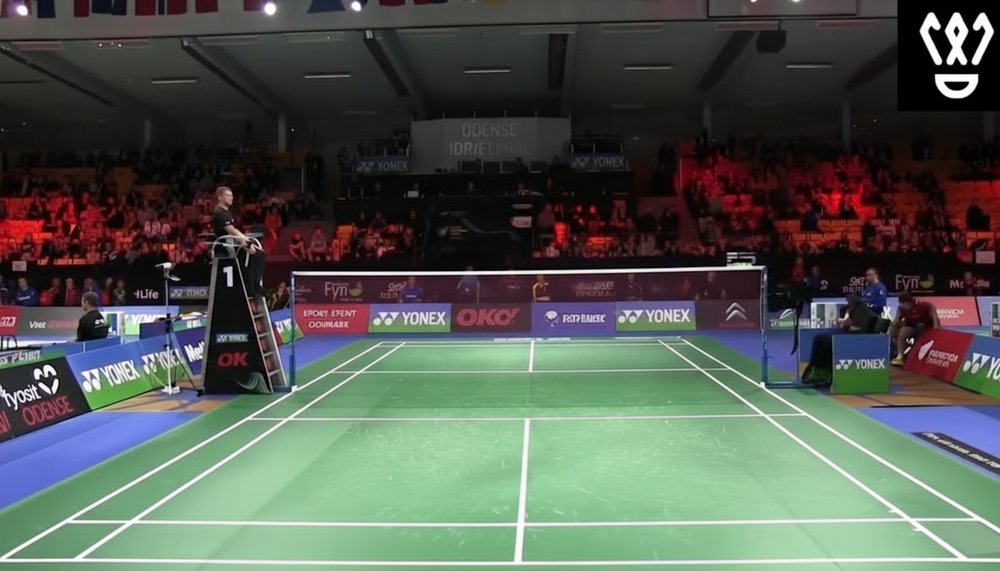
#> input picture stage0_1_linepixel_mask/bmt_fullcourt_preload.png, 1000 x 571 px, shrunk from 1344 x 768 before the run; its folder holds only this picture in this run
$ python get_linemask.py --input bmt_fullcourt_preload.png --out_root results
#> lines starting #> are read from the running program, lines starting #| are printed output that depends on the picture; after the words box and inside, x2 and y2 are one past the last pixel; in counts of white or black regions, pixels touching at a corner belong together
#> in main, bgr is the input picture: shape (571, 1000, 3); mean B, G, R 82.3, 90.5, 83
import argparse
import datetime
import uuid
from pathlib import Path
import zipfile

import cv2
import numpy as np


def make_out_dir(root: str = "results") -> Path:
    """
    Create a unique output directory per run to avoid overwriting.
    Example: results/20251228_153012_a1b2c3/
    """
    run_id = datetime.datetime.now().strftime("%Y%m%d_%H%M%S") + "_" + uuid.uuid4().hex[:6]
    out_dir = Path.cwd() / root / run_id
    out_dir.mkdir(parents=True, exist_ok=False)
    return out_dir


def save_png(out_dir: Path, name: str, img: np.ndarray) -> Path:
    path = out_dir / f"{name}.png"
    cv2.imwrite(str(path), img)
    return path


def _ensure_odd_positive(x: int, minimum: int = 1) -> int:
    x = max(int(x), int(minimum))
    if x % 2 == 0:
        x += 1
    return x


def extract_white_line_mask(
    bgr: np.ndarray,
    s_th: int = 70,
    v_th: int = 160,
    k_tophat_min: int = 15,
    k_close: int = 3,
    close_iter: int = 1,
    use_open: bool = False,
    k_open: int = 3,
    open_iter: int = 1,
    use_median: bool = True,
    median_ksize: int = 3,
    cc_area_min: int = 30,
    cc_aspect_min: float = 3.0,
):
    """
    Returns:
      final_mask (uint8 0/255),
      debug_images: dict[str, np.ndarray]
    """
#> called with s_th = 70, v_th = 160, k_tophat_min = 15, k_close = 3, close_iter = 1, use_open = False, k_open = 3, open_iter = 1
    h, w = bgr.shape[:2]
#> h = 571; w = 1000
    debug = {}

    # 1) Color spaces
    hsv = cv2.cvtColor(bgr, cv2.COLOR_BGR2HSV)
#> hsv: shape (571, 1000, 3); mean H, S, V 75.6, 75.7, 103.2
    lab = cv2.cvtColor(bgr, cv2.COLOR_BGR2LAB)
#> lab: shape (571, 1000, 3); mean of channels 0, 1, 2 93, 125, 132.1
    H, S, V = cv2.split(hsv)
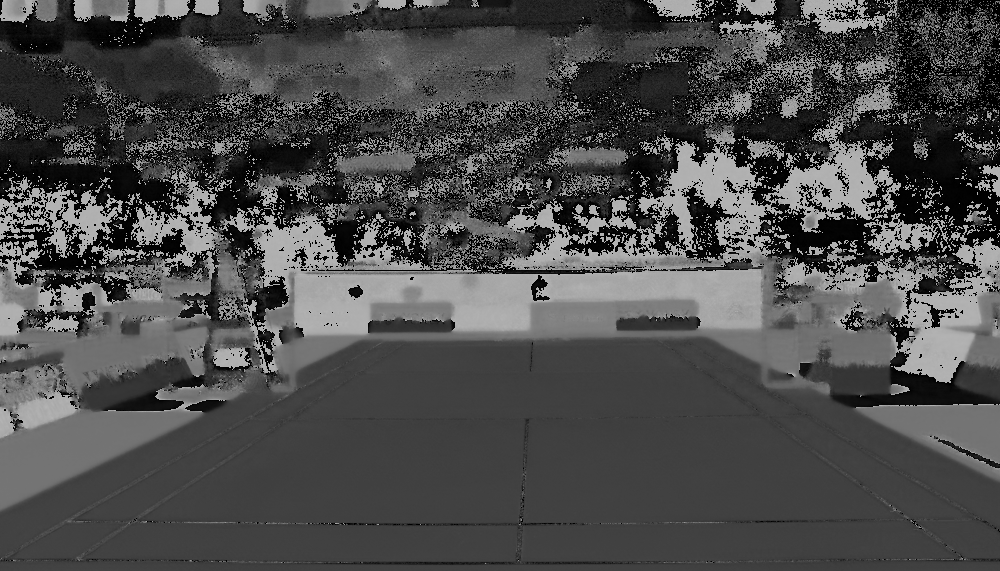
#> H: shape (571, 1000); min 0, max 179, mean 75.6
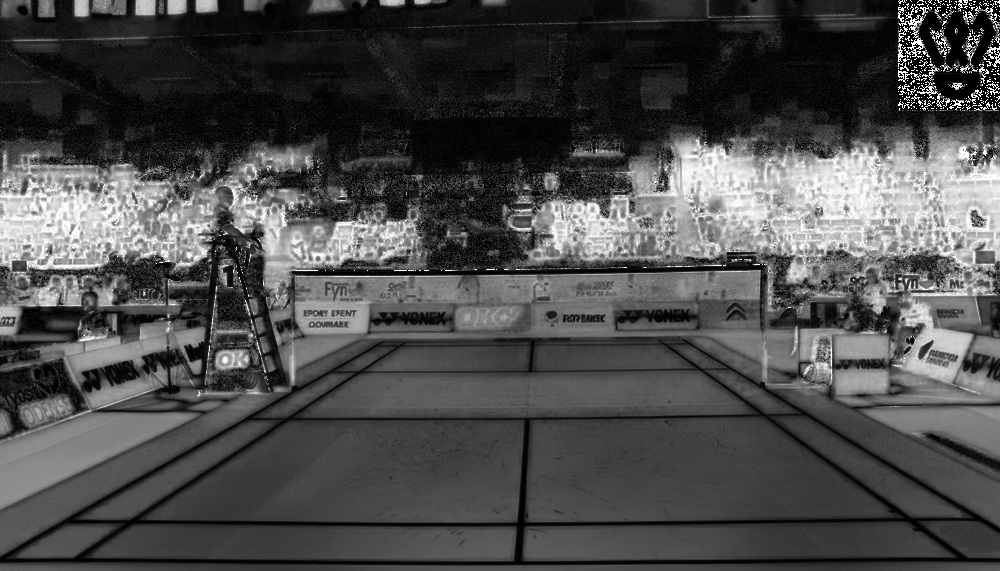
#> S: shape (571, 1000); min 0, max 255, mean 75.7
    L, A, B = cv2.split(lab)
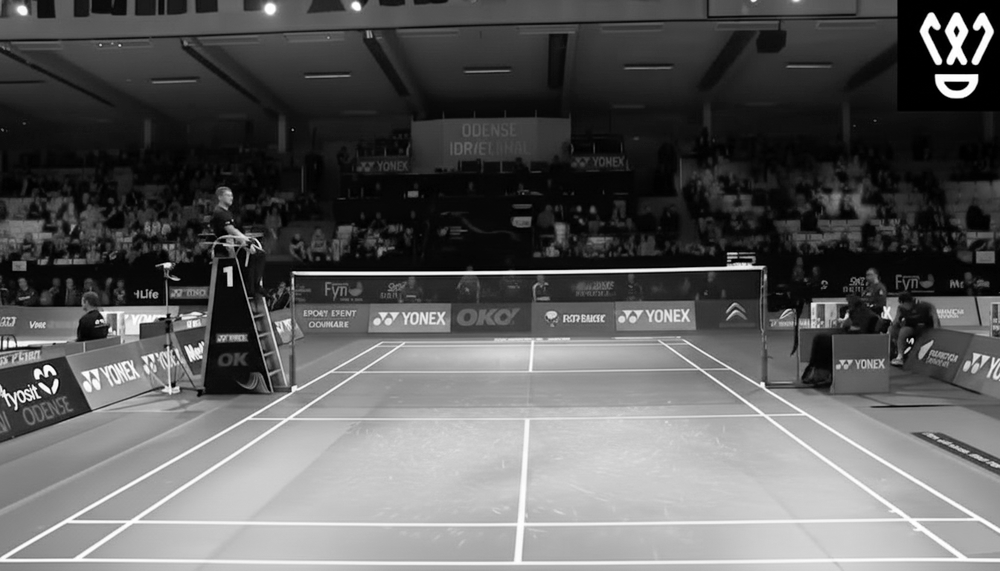
#> L: shape (571, 1000); min 0, max 255, mean 93
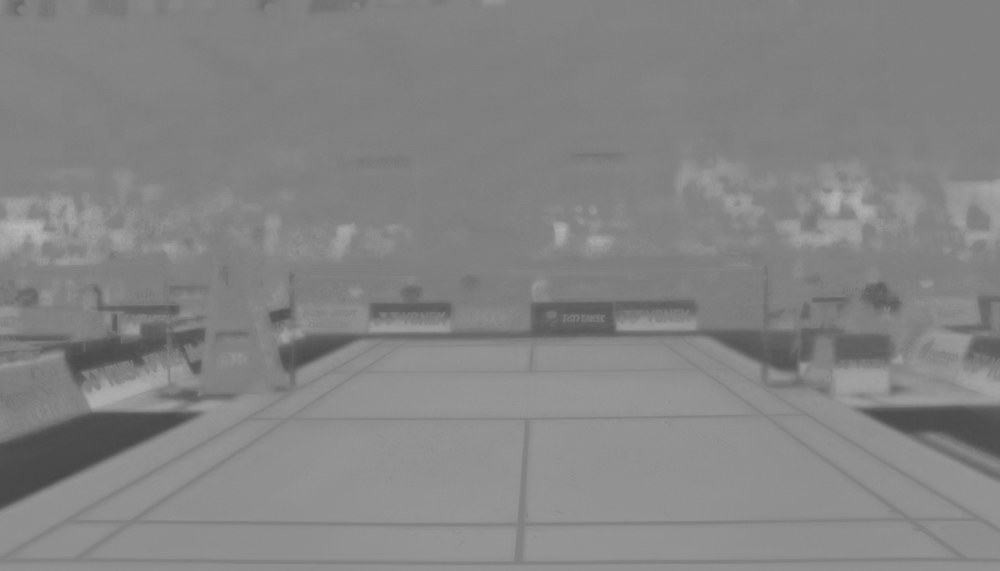
#> B: shape (571, 1000); min 71, max 183, mean 132.1

    debug["01_H"] = H
    debug["02_S"] = S
    debug["03_V"] = V
    debug["04_L"] = L

    # 2) White-ish candidate in HSV (low saturation, high value)
    white_hsv = ((S < s_th) & (V > v_th)).astype(np.uint8) * 255
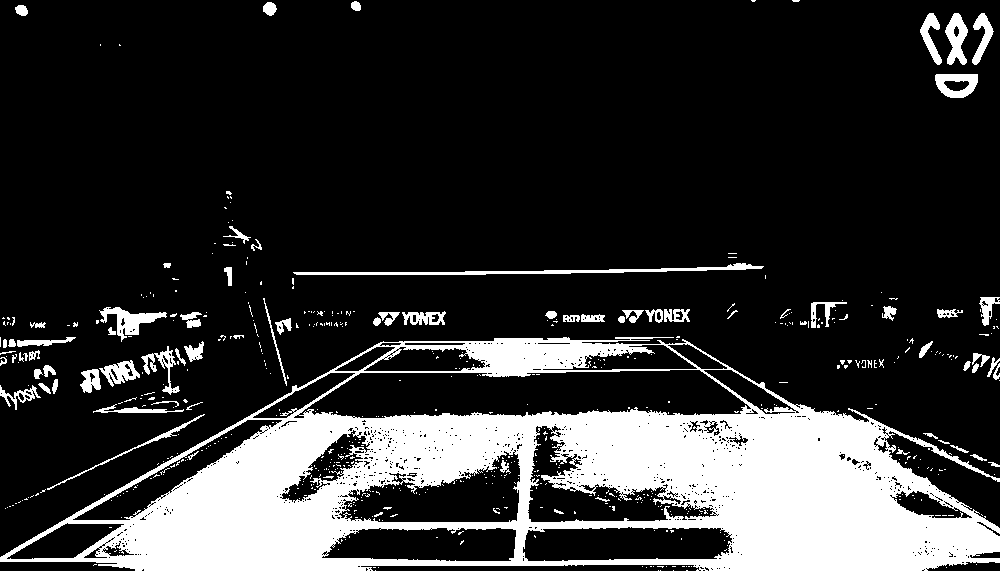
#> white_hsv: shape (571, 1000); 19.8% white; 579 white regions (500 under 20 px), largest, box (x1, y1, x2, y2) and area: (0, 337, 1000, 571) 98328, (293, 263, 764, 275) 1552, (99, 307, 167, 342) 853
    debug["10_white_hsv_mask"] = white_hsv

    # 3) Top-hat on V channel to emphasize thin bright lines
    k = max(int(k_tophat_min), (min(h, w) // 60) * 2 + 1)
#> k = 19
    k = _ensure_odd_positive(k, minimum=3)
    kernel = cv2.getStructuringElement(cv2.MORPH_RECT, (k, k))

    tophat = cv2.morphologyEx(V, cv2.MORPH_TOPHAT, kernel)
    tophat_norm = cv2.normalize(tophat, None, 0, 255, cv2.NORM_MINMAX)
    debug["11_tophat_V_norm"] = tophat_norm

    # 4) Threshold tophat (Otsu) and combine with white mask
    _, th_otsu = cv2.threshold(tophat, 0, 255, cv2.THRESH_BINARY + cv2.THRESH_OTSU)
#> th_otsu: shape (571, 1000); 8% white; 556 white regions (362 under 20 px), largest, box (x1, y1, x2, y2) and area: (79, 225, 292, 395) 6138, (0, 342, 406, 562) 3239, (658, 339, 1000, 562) 2576
    debug["12_tophat_otsu_mask"] = th_otsu

    combined = cv2.bitwise_and(th_otsu, white_hsv)
#> combined: shape (571, 1000); 3.4% white; 288 white regions (212 under 20 px), largest, box (x1, y1, x2, y2) and area: (0, 342, 406, 562) 3239, (658, 339, 1000, 562) 2575, (293, 263, 764, 275) 1552
    debug["13_combined_mask_raw"] = combined

    # 5) Morphology cleanup
    # - OPEN은 얇은 라인을 침식 단계에서 날려버리기 쉬움 → 기본 False
    # - CLOSE는 작게 1회 권장
    k_close = _ensure_odd_positive(k_close, minimum=3)
    close_iter = max(int(close_iter), 1)

    kernel_close = cv2.getStructuringElement(cv2.MORPH_RECT, (k_close, k_close))
    closed = cv2.morphologyEx(combined, cv2.MORPH_CLOSE, kernel_close, iterations=close_iter)
#> closed: shape (571, 1000); 3.7% white; 173 white regions (107 under 20 px), largest, box (x1, y1, x2, y2) and area: (0, 342, 406, 562) 3301, (658, 339, 1000, 562) 2640, (293, 263, 764, 275) 1559
    debug["14a_mask_close_only"] = closed

    cleaned = closed

    if use_open:
        k_open = _ensure_odd_positive(k_open, minimum=3)
        open_iter = max(int(open_iter), 1)
        kernel_open = cv2.getStructuringElement(cv2.MORPH_RECT, (k_open, k_open))
        cleaned = cv2.morphologyEx(cleaned, cv2.MORPH_OPEN, kernel_open, iterations=open_iter)
        debug["14b_mask_open_applied"] = cleaned

    if use_median:
        median_ksize = _ensure_odd_positive(median_ksize, minimum=3)
        cleaned = cv2.medianBlur(cleaned, median_ksize)
#> cleaned: shape (571, 1000); 3.5% white; 113 white regions (48 under 20 px), largest, box (x1, y1, x2, y2) and area: (0, 342, 405, 562) 3240, (659, 340, 1000, 562) 2533, (294, 263, 763, 275) 1557
        debug["14c_mask_median"] = cleaned

    debug["14_mask_morph_clean"] = cleaned

    # 6) Remove tiny connected components (area + elongation)
    num, labels, stats, _ = cv2.connectedComponentsWithStats(cleaned, connectivity=8)
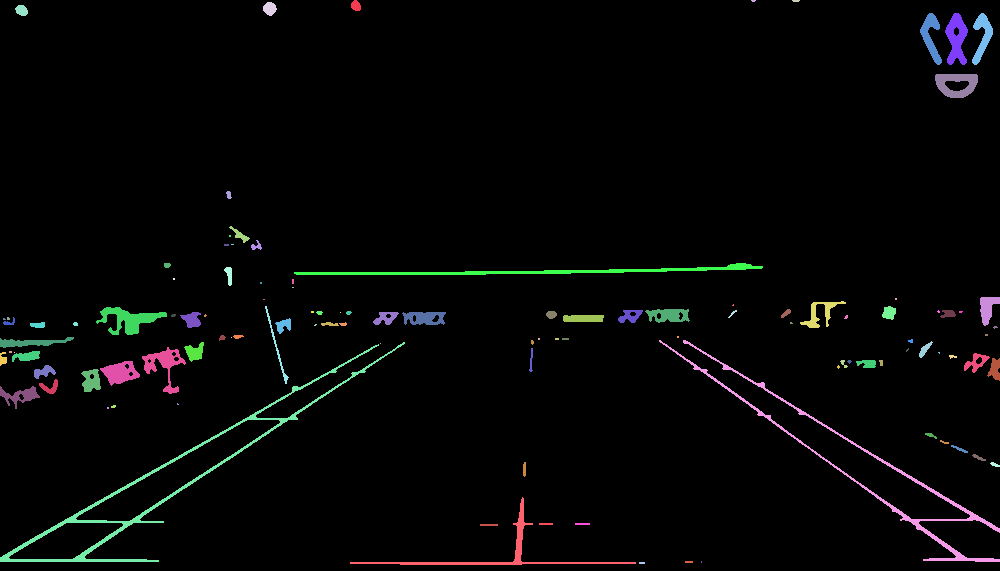
#> labels: shape (571, 1000) int32; 114 distinct labels, from 0 to 113; one colour per label, 0 black
#> num = 114; stats = 114 rows, first 6: [0, 0, 1000, 571, 550761], [351, 0, 10, 11, 85], [751, 0, 5, 2, 8], [792, 0, 8, 2, 14], [263, 2, 14, 14, 141], [15, 5, 13, 11, 108]

    filtered = np.zeros_like(cleaned)
    cc_area_min = max(int(cc_area_min), 1)
    cc_aspect_min = float(cc_aspect_min)

    for i in range(1, num):
        x, y, ww, hh, area = stats[i]
        if area < cc_area_min:
            continue

        # elongated bbox => line-like
        ar = max(ww, hh) / max(1, min(ww, hh))
        if ar >= cc_aspect_min:
            filtered[labels == i] = 255
#> this loop made 113 passes
#> (x, y, ww, hh, area, ar) on passes 1, 4, 5, 6, 7, 8, 9, 10, 11, 13, 16, 17: (351, 0, 10, 11, 85, 1.1), (263, 2, 14, 14, 141, 1), (15, 5, 13, 11, 108, 1.18), (920, 13, 22, 52, 494, 2.36), (945, 13, 23, 52, 717, 2.26), (972, 13, 21, 52, 486, 2.48), (935, 74, 43, 24, 672, 1.79), (226, 191, 6, 8, 33, 1.33), (229, 226, 21, 17, 106, 1.24), (251, 240, 11, 10, 54, 1.1), (164, 263, 7, 5, 30, 1.4), (294, 263, 469, 12, 1557, 39.08)
#> (x, y, ww, hh, area) on passes 34, 38, 57: (316, 311, 7, 4, 21), (728, 310, 9, 8, 20), (339, 322, 8, 4, 21)
#> filtered: shape (571, 1000); 0.8% white; 12 white regions, largest, box (x1, y1, x2, y2) and area: (294, 263, 763, 275) 1557, (350, 497, 636, 565) 1086, (645, 309, 690, 323) 438

    debug["15_mask_cc_filtered"] = filtered

    # 7) Overlay for quick inspection
    overlay = bgr.copy()
    overlay[filtered > 0] = (0, 0, 255)  # red in BGR
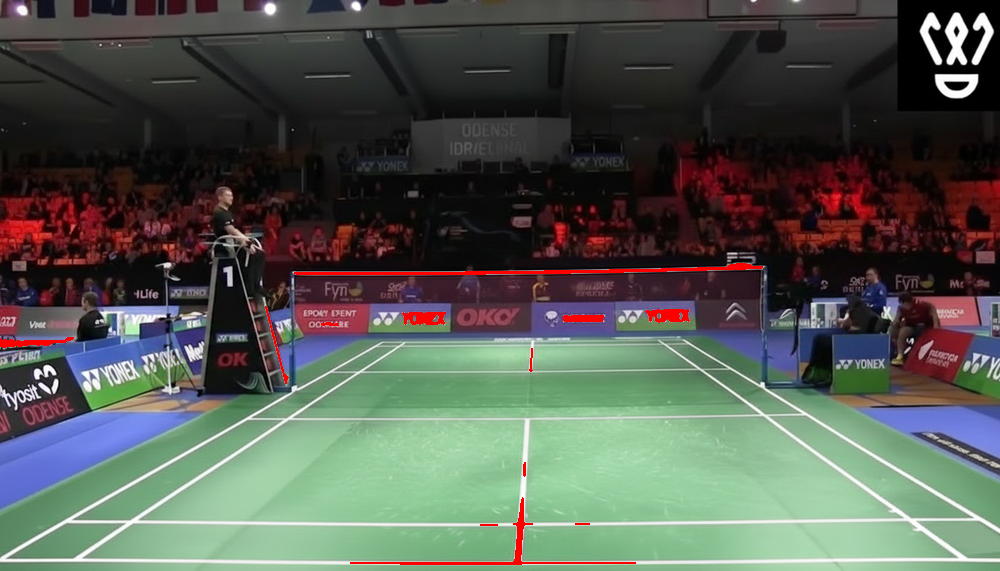
#> overlay: shape (571, 1000, 3); 0.8% of pixels changed, all inside (x1, y1, x2, y2) = (0, 263, 763, 565)
    alpha = 0.55
    blend = cv2.addWeighted(bgr, 1 - alpha, overlay, alpha, 0)
    debug["20_overlay_red_lines"] = blend

    return filtered, debug


def main():
    parser = argparse.ArgumentParser()
    parser.add_argument("--input", required=True, help="Path to input image")
    parser.add_argument("--out_root", default="results", help="Output root folder name under CWD")
    parser.add_argument("--zip", action="store_true", help="Zip output images")

    # Thresholds
    parser.add_argument("--s_th", type=int, default=70, help="HSV saturation upper threshold for white-ish pixels")
    parser.add_argument("--v_th", type=int, default=160, help="HSV value lower threshold for white-ish pixels")

    # Top-hat
    parser.add_argument("--k_tophat_min", type=int, default=15, help="Minimum kernel size for top-hat")

    # Morphology
    parser.add_argument("--k_close", type=int, default=3)
    parser.add_argument("--close_iter", type=int, default=1)

    parser.add_argument("--use_open", action="store_true")
    parser.add_argument("--k_open", type=int, default=3)
    parser.add_argument("--open_iter", type=int, default=1)

    parser.add_argument("--no_median", action="store_true")
    parser.add_argument("--median_ksize", type=int, default=3)

    # CC filtering
    parser.add_argument("--cc_area_min", type=int, default=30)
    parser.add_argument("--cc_aspect_min", type=float, default=3.0)

    args = parser.parse_args()

    bgr = cv2.imread(args.input)
    if bgr is None:
        raise FileNotFoundError(f"Failed to read image: {args.input}")

    out_dir = make_out_dir(args.out_root)
    print(f"[INFO] Output dir: {out_dir}")

    save_png(out_dir, "00_original", bgr)

    final_mask, debug = extract_white_line_mask(
        bgr,
        s_th=args.s_th,
        v_th=args.v_th,
        k_tophat_min=args.k_tophat_min,
        k_close=args.k_close,
        close_iter=args.close_iter,
        use_open=args.use_open,
        k_open=args.k_open,
        open_iter=args.open_iter,
        use_median=(not args.no_median),
        median_ksize=args.median_ksize,
        cc_area_min=args.cc_area_min,
        cc_aspect_min=args.cc_aspect_min,
    )
#> debug = 13 items

    # Save all debug images
    for name, im in debug.items():
        save_png(out_dir, name, im)
#> this loop made 13 passes
#> name on passes 1 to 12: '01_H', '02_S', '03_V', '04_L', '10_white_hsv_mask', '11_tophat_V_norm', '12_tophat_otsu_mask', '13_combined_mask_raw', '14a_mask_close_only', '14c_mask_median', '14_mask_morph_clean', '15_mask_cc_filtered'

    # Save final mask explicitly
    save_png(out_dir, "99_final_white_line_mask", final_mask)

    if args.zip:
        zip_path = out_dir.with_suffix(".zip")
        with zipfile.ZipFile(zip_path, "w", zipfile.ZIP_DEFLATED) as z:
            for p in sorted(out_dir.glob("*.png")):
                z.write(p, arcname=p.name)
        print(f"[INFO] Zipped: {zip_path}")

    print("[DONE]")


if __name__ == "__main__":
    main()

# python get_linemask.py --input bmt_fullcourt_preload.png --out_root results
